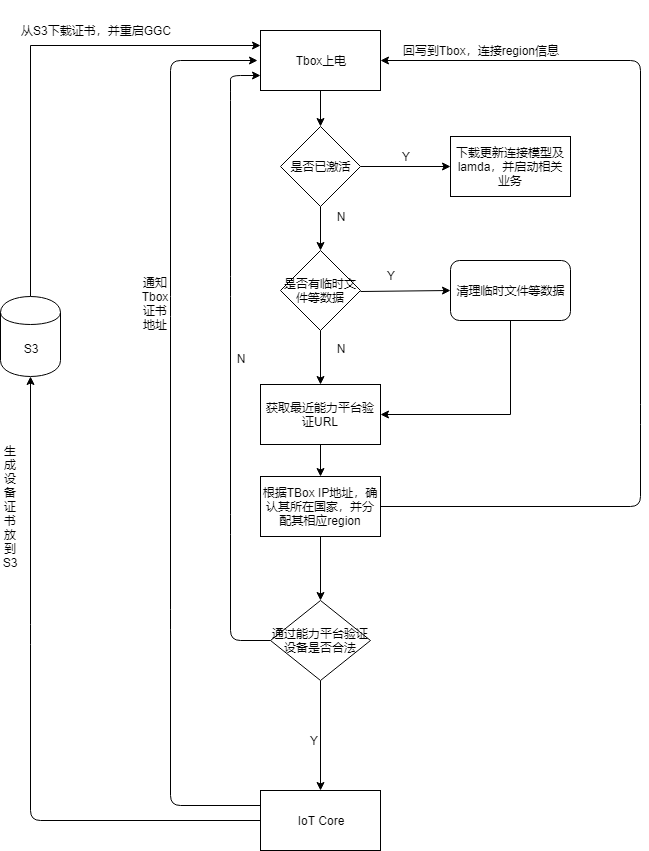
#> input picture Untitled Diagram.png, 649 x 851 px
$ python -i ocr.py   (imports and definitions only)
#> lines starting #> are read from the running program, lines starting #| are printed output that depends on the picture
import os
import pytesseract
from PIL import Image
from collections import defaultdict

pytesseract.pytesseract.tesseract_cmd = r"D://Tesseract-OCR/tesseract.exe"


def get_threshold(image):
    pixel_dict = defaultdict(int)

    rows, cols = image.size
    for i in range(rows):
        for j in range(cols):
            pixel = image.getpixel((i, j))
            pixel_dict[pixel] += 1

    count_max = max(pixel_dict.values())
    pixel_dict_reverse = {v: k for k, v in pixel_dict.items()}
    threshold = pixel_dict_reverse[count_max]

    return threshold


def get_bin_table(threshold):
    table = []
    for i in range(256):
        rate = 0.1
        if threshold * (1 - rate) <= i <= threshold * (1 + rate):
            table.append(1)
        else:
            table.append(0)
    return table


def cut_noise(image):
    rows, cols = image.size
    change_pos = []

    for i in range(1, rows - 1):
        for j in range(1, cols - 1):
            pixel_set = []
            for m in range(i - 1, i + 2):
                for n in range(j - 1, j + 2):
                    if image.getpixel((m, n)) != 1:
                        pixel_set.append(image.getpixel((m, n)))

            if len(pixel_set) <= 4:
                change_pos.append((i, j))

    for pos in change_pos:
        image.putpixel(pos, 1)

    return image


def OCR_lmj(img_path):
#> called with img_path = 'Untitled Diagram.png'
    image = Image.open(img_path)
#> image is the input picture: PIL image 649x851 RGBA; mean R, G, B, A 248.8, 248.8, 248.8, 255
    imgry = image.convert('L')

    max_pixel = get_threshold(imgry)
#> after the loop in get_threshold, `for i in range(rows):`: pixel_dict = 238 items
#> in get_threshold, `count_max = max(pixel_dict.values())`: count_max = 532260
#> in get_threshold, `pixel_dict_reverse = {v: k for k, v in pixel_dict.items()}`: pixel_dict_reverse = 49 items
#> in get_threshold, `threshold = pixel_dict_reverse[count_max]`: threshold = 255
#> max_pixel = 255

    table = get_bin_table(threshold=max_pixel)
#> after the loop in get_bin_table, `for i in range(256):`: table = 256 values from 0 to 1
#> table = 256 values from 0 to 1
    out = imgry.point(table, '1')
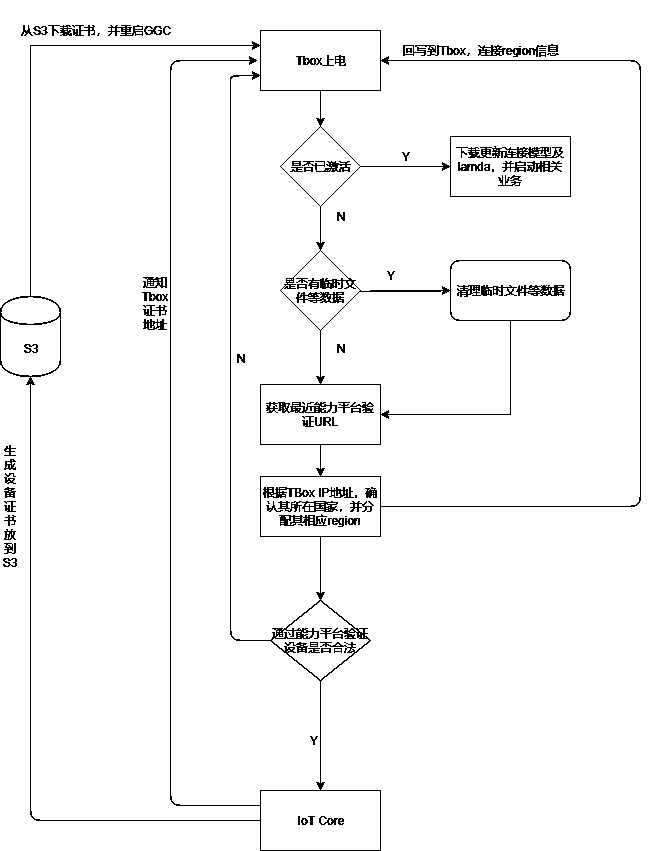
#> out: PIL image 649x851 1; 96.7% white; black in thin lines or dots

    out = cut_noise(out)
#> after the loop in cut_noise, `for i in range(1, rows - 1):`: change_pos = 538329 items
#> the loop in cut_noise, `for pos in change_pos:` made 538329 passes
#> pos on passes 1 to 3: (1, 1), (1, 2), (1, 3)
#> after the loop in cut_noise, `for pos in change_pos:`:
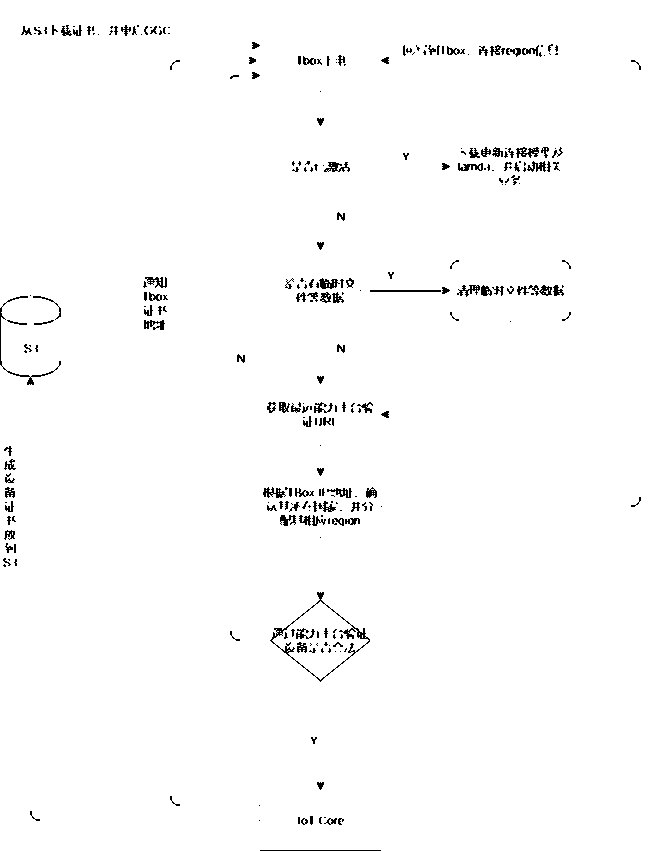
#> image: PIL image 649x851 1; 98.4% white; black in thin lines or dots

#> (the run stopped early here; a loop or call above may not have finished)
